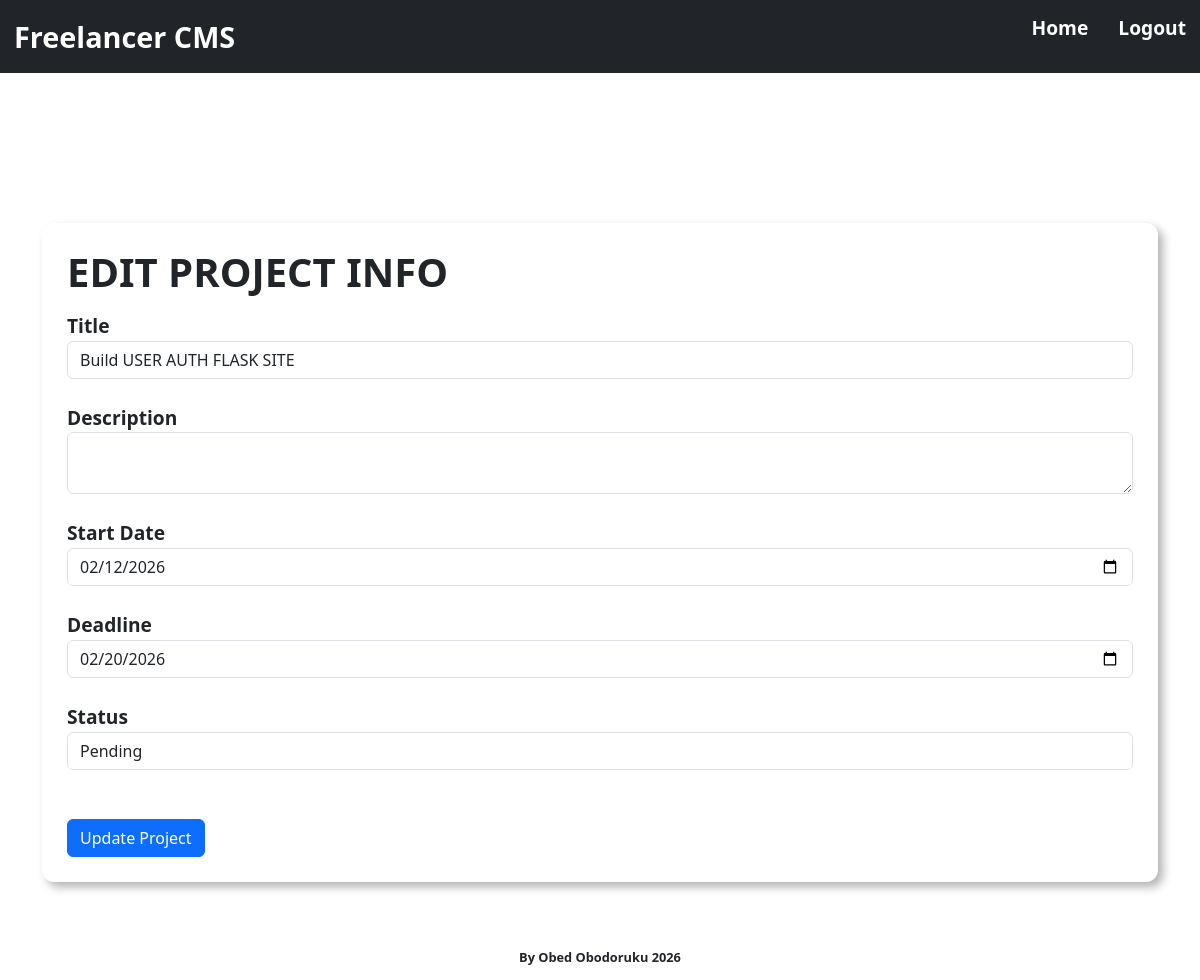
Screenshot of /edit_project/1 (signed in) with the database file from the repository.
### app/models.py (models this page shows, shortened)
class Project(db.Model):
    id = db.Column(db.Integer, primary_key=True)
    title = db.Column(db.String(150), nullable=False)
    description = db.Column(db.Text)
    start_date = db.Column(db.Date, nullable=False)
    deadline = db.Column(db.Date)
    status = db.Column(db.String(50), nullable=False, default="pending")
    client_id = db.Column(db.Integer, db.ForeignKey("clients.id"), nullable=False)
    tasks = db.relationship("Task", backref="project", cascade="all, delete-orphan", passive_deletes=True, lazy=True)
    invoice = db.relationship("Invoice", backref="project", uselist=False)

### app/routes.py (the view)
@app.route("/edit_project/<int:project_id>", methods=["GET", "POST"])
@login_required
def edit_project(project_id):
    project = Project.query.get_or_404(project_id)
    form = EditProjectForm()
    if request.method == "POST":
        if form.validate_on_submit():
            project.title = form.title.data
            project.description = form.description.data
            project.start_date = form.start_date.data
            project.deadline = form.deadline.data
            project.status = form.status.data
            db.session.commit()
            flash(f"Project {project.id} has been updated")
            return redirect(url_for("project", project_id=project.id))
    elif request.method == "GET":
        form.title.data = project.title
        form.description.data = project.description
        form.start_date.data = project.start_date
        form.deadline.data = project.deadline
        form.status.data = project.status
    return render_template("edit_project.html", project_id=project_id, form=form, title=f"Edit Project {project.id}")

### app/forms.py
class EditProjectForm(FlaskForm):
    title = StringField("Title", validators=[DataRequired()])
    description = TextAreaField("Description", validators=[Optional()])
    start_date = DateField("Start Date", default=date.today, validators=[DataRequired()], format="%Y-%m-%d")
    deadline = DateField("Deadline", validators=[Optional()], format="%Y-%m-%d")
    status = SelectField("Status", choices=[("pending", "Pending"), ("active", "Active"), ("completed", "Completed")], default="pending", validators=[DataRequired()])
    submit = SubmitField("Update Project")

### app/models.py (called while the page is built)
@login_manager.user_loader
def load_user(user_id):
    return User.query.get(int(user_id))

### app/templates/edit_project.html (shortened to what this page needs)
{% extends "base.html" %}
{% block body %}
    <div>
        <fieldset class="form-fieldset">
        <legend><h1 style="font-weight: bolder;">EDIT PROJECT INFO</h1></legend>
        <form class="register-form" method="POST">
                <div>
                    <span class="form-label">{{ form.title.label }}</span>
                    <div>
                        {{ form.title(class="form-control") }}
                    </div>
                </div>
                <div>
                    <span class="form-label">{{ form.description.label }}</span>
                    <div>
                        {{ form.description(class="form-control") }}
                    </div>
                </div>
                <div>
                    <span class="form-label">{{ form.start_date.label }}</span>
                    <div>
                        {{ form.start_date(class="form-control") }}
                    </div>
                </div>
                <div>
                    <span class="form-label">{{ form.deadline.label }}</span>
                    <div>
                        {{ form.deadline(class="form-control") }}
                    </div>
                </div>
                <div>
                    <span class="form-label">{{ form.status.label }}</span>
                    <div>
                        {{ form.status(class="form-control") }}
                    </div>
                </div>
                <div>
                    {{ form.submit(class="btn btn-primary mt-4") }}
                </div>
            </form>
            </fieldset>
    </div>
{% endblock %}

### app/static/main.css (style rules this page uses)
* { box-sizing: border-box; margin: 0; padding: 0; }
.form-fieldset { box-shadow: 5px 5px 10px rgba(0, 0, 0, 0.3); padding: 25px; border-radius: 12px; }
.register-form { display: flex; flex-direction: column; gap: 25px; }
.form-label { font-size: 1.2rem; font-weight: bolder; }

### rows the page displays
Project: title "Build USER AUTH FLASK SITE", start_date "02/12/2026", deadline "02/20/2026", status "Pending"
